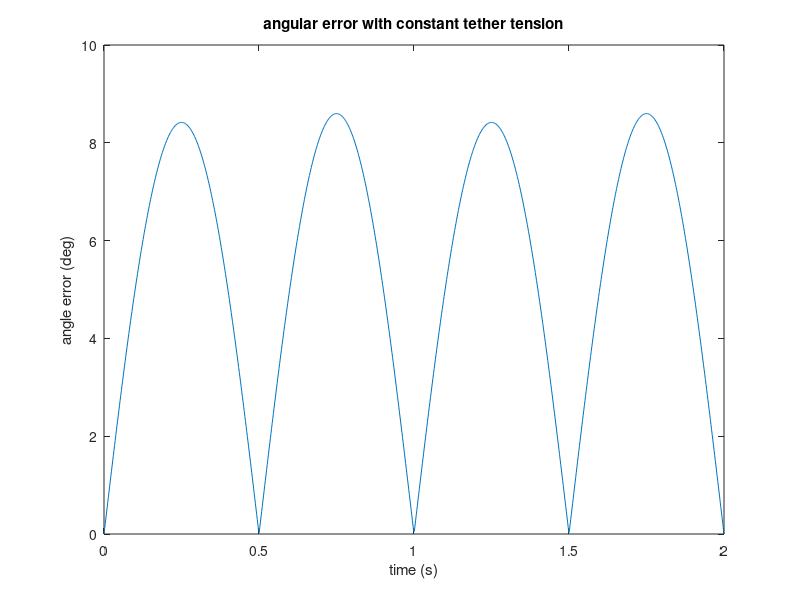
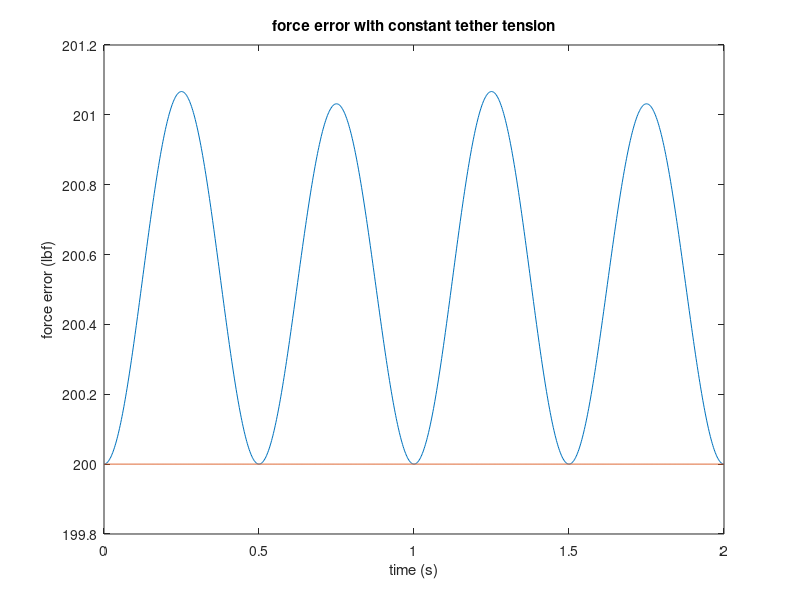

These figures' MATLAB source, in order:
% this runs error calculations assuming that tension is each tether is kept
% constant at every point

clear
close all
clc

% everything is is feet

% tether floor anchor points
% tether_pts = [2, 0, 0;
%               -2, 0, 0];
tether_pts = [0,           2,           0;
              2*cosd(210), 2*sind(210), 0;
              2*cosd(330), 2*sind(330), 0;];



% tallest
% center of mass
COM_init_height = 3;
% mass (pounds)
mass = 200; 

% % shortest
% % center of mass
% COM_init_height = 2.5;
% % mass (pounds)
% mass = 113; 

% max allowable oscillation distance and frequency each direction
x_A = COM_init_height*tand(10);
x_f = 0;
y_A = COM_init_height*tand(10);
y_f = 1;
z_A = 0.82021; % 0.25 meters
z_f = 0;

% center of mass location and rate of change
COM_x = @(t) x_A*sin(2*pi*x_f*t);
COM_y = @(t) y_A*sin(2*pi*y_f*t);
COM_z = @(t) z_A*sin(2*pi*z_f*t);

t = linspace(0, 2, 1000)';

COM = [COM_x(t), COM_y(t), COM_z(t) + COM_init_height];

expected_force_vec = [0, 0, -mass];

% calculate equilibrium tensions
teth1_vec_eq = tether_pts(1,:) - COM(1,:);
teth2_vec_eq = tether_pts(2,:) - COM(1,:);
teth3_vec_eq = tether_pts(3,:) - COM(1,:);
teth1_hat_eq = teth1_vec_eq/norm(teth1_vec_eq);
teth2_hat_eq = teth2_vec_eq/norm(teth2_vec_eq);
teth3_hat_eq = teth3_vec_eq/norm(teth3_vec_eq);
M1 = [teth1_hat_eq(1), teth2_hat_eq(1), teth3_hat_eq(1);
      teth1_hat_eq(2), teth2_hat_eq(2), teth3_hat_eq(2);
      teth1_hat_eq(3), teth2_hat_eq(3), teth3_hat_eq(3)];
M2 = [0;0;-mass];
f_eq = M1\M2;

f = zeros(length(t), size(tether_pts, 1));
ang_err = zeros(1, length(t));
act_force_mag = zeros(1, length(t));
for i = 1:length(t)
    teth1_vec = tether_pts(1,:) - COM(i,:);
    teth2_vec = tether_pts(2,:) - COM(i,:);
    teth3_vec = tether_pts(3,:) - COM(i,:);
    teth1_hat = teth1_vec/norm(teth1_vec);
    teth2_hat = teth2_vec/norm(teth2_vec);
    teth3_hat = teth3_vec/norm(teth3_vec);

    teth1_vec = f_eq(1)*teth1_hat;
    teth2_vec = f_eq(1)*teth2_hat;
    teth3_vec = f_eq(1)*teth3_hat;

    act_force_vec = teth1_vec + teth2_vec + teth3_vec;
    ang_err(i) = acosd(dot(act_force_vec, expected_force_vec)/(norm(act_force_vec)*norm(expected_force_vec)));
    act_force_mag(i) = norm(act_force_vec);
    
end


figure(1)
plot(t, ang_err)
title("angular error with constant tether tension")
xlabel("time (s)")
ylabel("angle error (deg)")

figure(2)
plot(t, act_force_mag)
hold on
plot(t, mass*ones(1, length(t)))
title("force error with constant tether tension")
xlabel("time (s)")
ylabel("force error (lbf)")